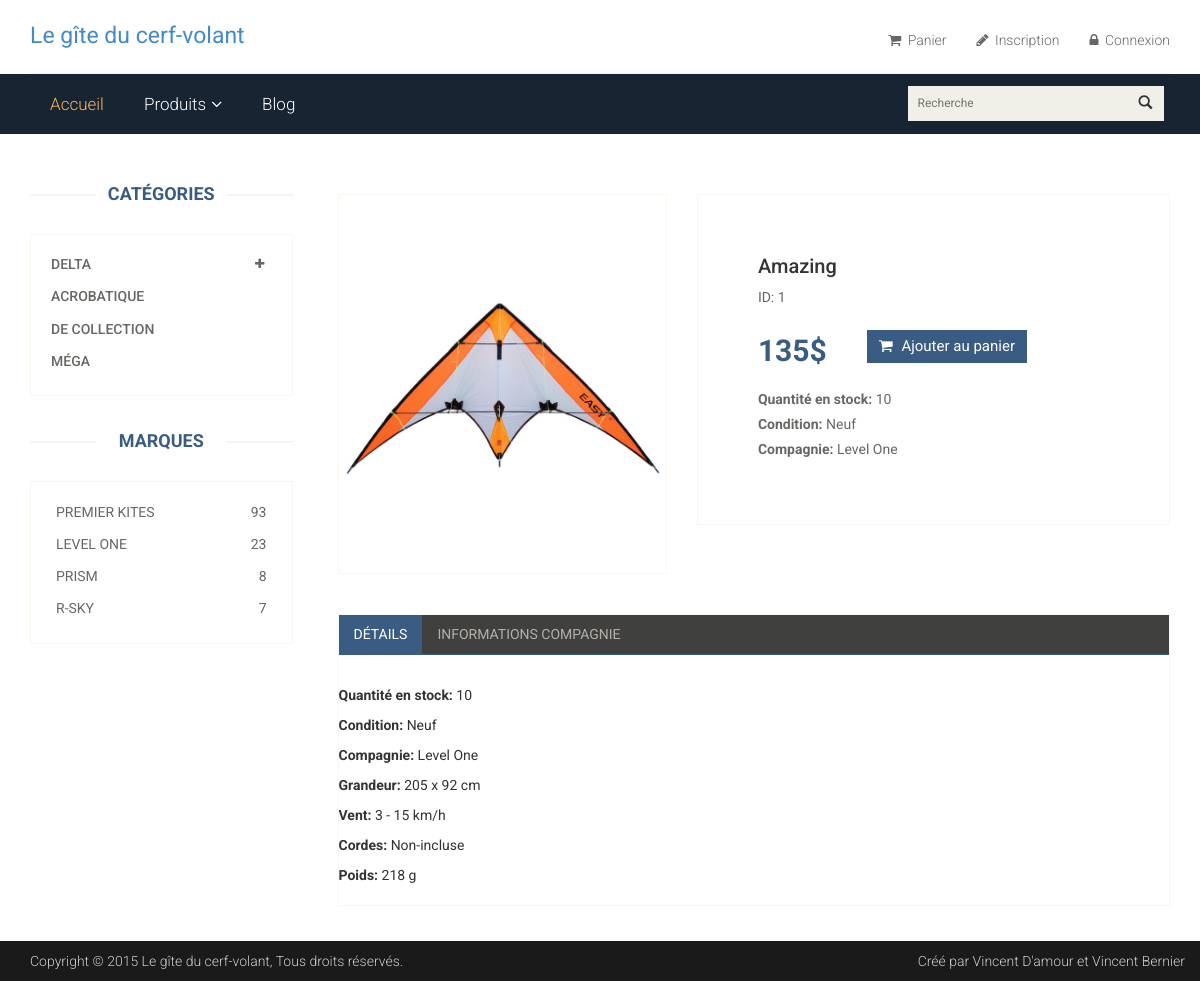
Screenshot of /product-details.php?id=1 with the database file from the repository.
### tables this page shows
CREATE TABLE IF NOT EXISTS `Produit` (
  `CUP` int(11) DEFAULT NULL,
  `IDModele` int(11) DEFAULT NULL,
`ID` int(11) NOT NULL,
  `Nom` text,
  `Description` text,
  `ImgPath` text,
  `PrixVente` double DEFAULT NULL,
  `PrixCout` double DEFAULT NULL,
  `Quantite` int(4) NOT NULL DEFAULT '10',
  `NomCompagnie` varchar(100) DEFAULT 'Premier Kites'
);

CREATE TABLE IF NOT EXISTS `Modele` (
`ID` int(10) NOT NULL,
  `Grandeur` text,
  `Vent` text,
  `Tissus` text,
  `Armature` text,
  `Emballage` text,
  `Cordes` text,
  `Poids` text,
  `NomModele` text
);

### product-details.php (the view, shortened to what this page needs)
<?php
	$IDProduit = @$_GET["id"];
	$queryObtenirProduit = "SELECT Produit.ID, Produit.Nom, Produit.PrixVente, Produit.ImgPath, Produit.Description, Produit.NomCompagnie, Produit.Quantite, Description,
				   Modele.Grandeur, Modele.Vent, Modele.Tissus,Modele.Armature, Modele.Emballage, Modele.Cordes, Modele.Poids
				FROM Produit
				INNER JOIN Modele ON Produit.IDModele = Modele.ID
				WHERE  Produit.ID = $IDProduit;";
	$resultatRequeteProduit = mysql_query($queryObtenirProduit);
	$val = mysql_fetch_array($resultatRequeteProduit);
	$ID = $val["ID"];
	$Nom = $val["Nom"];
	$PrixVente = $val["PrixVente"];
	$ImgPath = $val["ImgPath"];
	$NomCompagnie = $val["NomCompagnie"];
	$Quantite = $val["Quantite"];
	$Grandeur = $val["Grandeur"];
	$Vent = $val["Vent"];
	$Cordes = $val["Cordes"];
	$Poids = $val["Poids"];
?>
<?php include "header.php"?>
<section>
		<div class="container">
			<div class="row">
				<?php include "liste-options-recherche.php" ?>
				<div class="col-sm-9 padding-right">
					<div class="product-details">
						<div class="col-sm-5">
							<div class="view-product">
								<?php
									echo "<img src='images/CerfVolantImages/".$ImgPath."' alt='' />"
								?>
							</div>
						</div>
						<div class="col-sm-7">
							<div class="product-information">
								<h2><?php echo $Nom; ?></h2>
								<p>ID: <?php echo $ID; ?></p>
								<span>
									<span><?php echo $PrixVente; ?>$</span>
									<button type="button" class="btn btn-fefault cart add-to-cart">
										<i class="fa fa-shopping-cart"></i>
										Ajouter au panier
									</button>
								</span>
								<p><b>Quantité en stock:</b> <?php echo $Quantite; ?></p>
								<p><b>Condition:</b> Neuf</p>
								<p><b>Compagnie:</b> <?php echo $NomCompagnie; ?></p>
							</div>
						</div>
					</div>
					<div class="category-tab shop-details-tab">
						<div class="col-sm-12">
							<ul class="nav nav-tabs">
								<li class="active"><a href="#details" data-toggle="tab">Détails</a></li>
								<li><a href="#info-company" data-toggle="tab">Informations compagnie</a></li>
							</ul>
						</div>
						<div class="tab-content">
							<div class="tab-pane fade active in" id="details" >
								<div class="">
									<?php if($Quantite != null) { ?>
										<p><b>Quantité en stock:</b> <?php echo $Quantite; ?></p>
									<?php } ?>
									<p><b>Condition:</b> Neuf</p>
									<?php if($NomCompagnie != null) { ?>
										<p><b>Compagnie:</b> <?php echo $NomCompagnie; ?></p>
									<?php } ?>
									<?php if($Grandeur != null) { ?>
										<p><b>Grandeur:</b> <?php echo $Grandeur; ?></p>
									<?php } ?>
									<?php if($Vent != null) { ?>
										<p><b>Vent:</b> <?php echo $Vent; ?></p>
									<?php } ?>
									<?php if($Cordes != null) { ?>
										<p><b>Cordes:</b> <?php echo $Cordes; ?></p>
									<?php } ?>
									<?php if($Poids != null) { ?>
										<p><b>Poids:</b> <?php echo $Poids; ?></p>
									<?php } ?>
								</div>
							</div>
						</div>
					</div>
				</div>
			</div>
		</div>
	</section>
<?php include "footer.php"?>

### css/main.css (style rules this page uses)
html { min-height:100%; position:relative; }
body { font-family: 'Roboto', sans-serif; background:; font-weight:400px; }
ul li { list-style: none; }
a { -webkit-transition: 300ms; -moz-transition: 300ms; -o-transition: 300ms; transition: 300ms; }
h1, h2, h3, h4, h5, h6 { font-family: 'Roboto', sans-serif; }
.padding-right { padding-right: 0; }
.add-to-cart { background:#F5F5ED; border: 0 none; border-radius: 0; color: #696763; font-family: 'Roboto', sans-serif; font-size: 15px; margin-bottom: 25px; }
.add-to-cart i { margin-right:5px; }
.category-tab { overflow: hidden; }
.category-tab ul { background: #40403E; border-bottom: 1px solid #3A5C83; list-style: none outside none; margin: 0 0 30px; padding: 0; width: 100%; }
.category-tab ul li a { border: 0 none; border-radius: 0; color: #B3AFA8; display: block; font-family: 'Roboto', sans-serif; font-size: 14px; text-transform: uppercase; }
.nav-tabs li.active a, .nav-tabs li.active a:hover, .nav-tabs li.active a:focus { -moz-border-bottom-colors: none; -moz-border-left-colors: none; -moz-border-right-colors: none; -moz-border-top-colors: none; background-color: #3A5C83; border:0px; color: #FFFFFF; cursor: default; margin-right:0; margin-left:0; }
.nav-tabs li a { border: 1px solid rgba(0, 0, 0, 0); border-radius: 4px 4px 0 0; line-height: 1.42857; margin-right:0; }
.product-details { overflow:hidden; }
.product-details { margin-bottom: 40px; overflow: hidden; margin-top: 10px; }
.view-product { position: relative; }
.view-product img { border: 1px solid #F7F7F0; height: 380px; width: 100%; }
.product-information { border: 1px solid #F7F7F0; overflow: hidden; padding-bottom: 60px; padding-left: 60px; padding-top: 60px; position: relative; }
.product-information h2 { color: #363432; font-family: 'Roboto', sans-serif; font-size: 20px; margin-top: 0; }
.product-information p { color: #696763; font-family: 'Roboto', sans-serif; margin-bottom: 5px; }
.product-information span { display: inline-block; margin-bottom: 8px; margin-top: 18px; }
.product-information span span { color: #3A5C83; float: left; font-family: 'Roboto', sans-serif; font-size: 30px; font-weight: 700; margin-right: 20px; margin-top: 0px; }
.cart { background: #3A5C83; border: 0 none; border-radius: 0; color: #FFFFFF; font-family: 'Roboto', sans-serif; font-size: 15px; margin-bottom: 10px; margin-left: 20px; }
.shop-details-tab { border: 1px solid #F7F7F0; margin-bottom: 75px; margin-left: 15px; margin-right: 15px; padding-bottom: 10px; }
.shop-details-tab .col-sm-12 { padding-left: 0; padding-right: 0; }

### rows the page displays
produit: ImgPath (picture), Nom "Amazing", ID "1", PrixVente "135", Quantite "10", NomCompagnie "Level One", IDModele.Grandeur "205 x 92 cm", IDModele.Vent "3 - 15 km/h", IDModele.Cordes "Non-incluse", IDModele.Poids "218 g"

### other values shown
$nbOfKitesForPremierKites "93"
$nbOfKitesForLevelOne "23"
$nbOfKitesForPrism "8"
$nbOfKitesForRSky "7"
